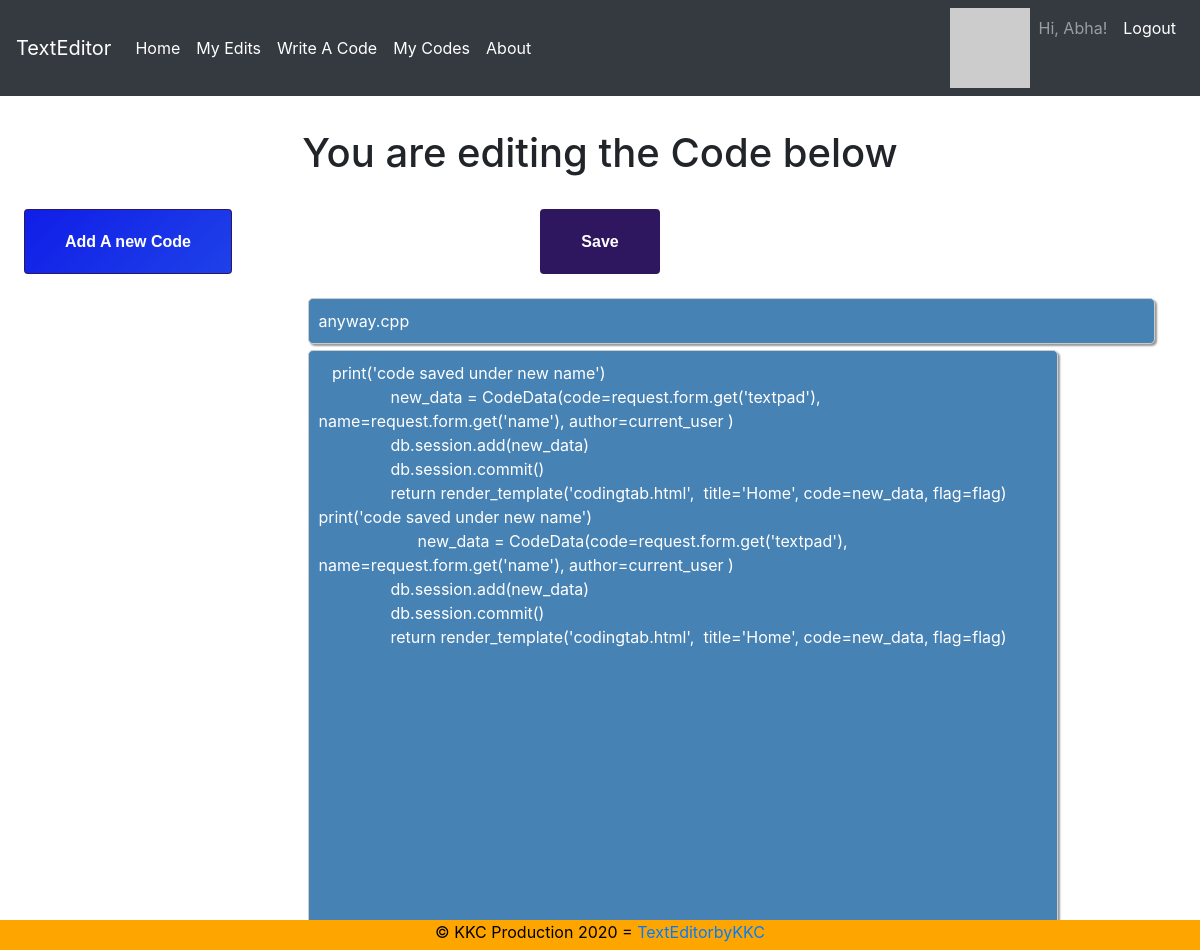
/editcodes/2 (signed in), run on the app's committed database.
### app/models.py (models this page shows, shortened)
class User(UserMixin, db.Model):
    id = db.Column(db.Integer, primary_key=True)
    username = db.Column(db.String(64), index=True, unique=True)
    email = db.Column(db.String(120), index=True, unique=True)
    password_hash = db.Column(db.String(128))
    posts = db.relationship('EditorData', backref='author', lazy='dynamic')
    codes = db.relationship('CodeData', backref='author', lazy='dynamic')
    def avatar(self, size):
        digest = md5(self.email.lower().encode('utf-8')).hexdigest()
        return 'https://www.gravatar.com/avatar/{}?d=identicon&s={}'.format(
            digest, size)

class CodeData(db.Model):
    id = db.Column(db.Integer, primary_key=True)
    name = db.Column(db.Text)
    code = db.Column(db.Text)
    user_id = db.Column (db.Integer, db.ForeignKey('user.id'))

### app/routes.py (the view, shortened to what this page needs)
@app.route('/editcodes/<int:id>', methods=['GET', 'POST'])
@login_required
def editcode(id):
    code = CodeData.query.filter_by(id=id).first()
    return render_template('editcodes.html', code=code, title='Edit My Code')

### app/models.py (called while the page is built)
@login.user_loader
def load_user(id):
    return User.query.get(int(id))

### app/templates/editcodes.html
{% extends "base.html" %} {% block content %}
<center>
  <h1> You are editing the Code below </h1></center>
  <div class="row">
      <div class="col-lg-3 col-md-4 col-sm-6">
          <a href="/codingtab" target="_blank" class="btn --animated">
              <span>Add A new Code</span>
          </a>
      </div>
      <div class="col-lg-6 col-md-8 col-sm-12">
        <form method="POST">
            <Center><input type="submit" value="Save" class="btn --animated"></Center>
            <center > <textarea id="name" name="name" style="resize: none;" rows="1" cols="79" >{{ code.name }}</textarea> </center>
            <center> <textarea id="textpad" name="textpad" style="width:750px;height:600px;display:block;"> {{ code.code }}</textarea></center>
        </form>
      </div>
      <div class="col-lg-3 col-md-4 col-sm-6">
      </div>
  </div>
 {% endblock %}

### app/templates/base.html (shortened to what this page needs)
<!DOCTYPE html>
<html lang="en">
<head>
    <link rel="stylesheet" href="https://stackpath.bootstrapcdn.com/bootstrap/4.1.3/css/bootstrap.min.css">
</head>
<body>
  <div class="fixed-top">
  <nav class="navbar navbar-expand-md navbar-dark bg-dark justify-content-end">
    <a class="navbar-brand" href="{{url_for('index')}}">TextEditor</a>
    <div class="collapse navbar-collapse" id="navbarSupportedContent">
      <ul class="navbar-nav ">
        <li class="nav-item active">
          <a class="nav-link" href="{{ url_for('index') }}">Home<span class="sr-only">(current)</span></a>
        </li>
        {% if current_user.is_anonymous %}
        <li class="nav-item active">
          <a class="nav-link" href="{{ url_for('login') }}">login</a>
        </li>
        {% else %}
        <li class="nav-item active">
          <a class="nav-link" href="/myedits">My Edits</a>
        </li>
        <li class="nav-item active">
          <a class="nav-link" href="/codingtab">Write A Code<span class="sr-only">(current)</span></a>
        </li>
        <li class="nav-item active">
          <a class="nav-link" href="/mycodes">My Codes</a>
        </li>
        <li class="nav-item active">
          <a class="nav-link" href="/about">About</a>
        </li>
      </ul>
    </div>
    <div class="collapse navbar-collapse flex-grow-0" id="navbarSupportedContent">
      <ul class="navbar-nav text-right">
      <li>
        <img src="{{ current_user.avatar(50) }}">
      </li>
      <li class="nav-item" >
        <a class="nav-link"> Hi, {{ current_user.username }}!</a></li>
        <li class="nav-item active">
           <a class="nav-link" href="{{ url_for('logout') }}">Logout</a></li>
        {% endif %}
      </ul>
    </div>
  </nav>
  </div>
        <h1 style="color: white;">
        </h1>
        <br><br><br><br>
        {% block content %}{% endblock %}
<footer><center>© KKC Production 2020 =
  <a href="{{ url_for('index')}}"> TextEditorbyKKC</a> </center>
</footer>
</body>
</html>

### app/templates/base.html (style rules this page uses)
a { text-decoration:none; }
textarea { background-color:rgb(70,130,180); color: white; padding: 10px; line-height: 1.5; border-radius: 5px; border: 1px solid #ccc; box-shadow: 2px 2px 2px #999; }
body { overflow: auto; min-height: 100%; }
footer { z-index: 999; position: fixed; bottom:0; width:100%; height:30px; background:orange; color:black; }
:root { --font: 1rem/1.2 "helvetica", sans-serif; --bg-hover: linear-gradient( 135deg, #101ee7 0%, #2654e9 20%, #62d6fa 37%, #fff 50%, #fc35ca 66%, #7559ff 72%, #101ee7 100% ); --btn-color: #2e175e; }
.btn { display: table; text-align: center; color: #ffffff; text-decoration: none; position: relative; font: var(--font); font-weight: bold; padding: 22px 40px; background-color: var(--btn-color); overflow: hidden; margin: 24px; }
.--animated { transition: all 1s; }
.--animated span { position: relative; z-index: 9; }
.--animated:after { height: 100%; width: 2000px; transition: all 1s; background: var(--bg-hover); }
.--animated:before { height: 26px; width: 100%; top: -50px; z-index: 10; opacity: 0; background-color: rgba(255, 255, 255, 0.15); }
.--animated:before, a:after { position: absolute; top: 0; left: 0; z-index: 7; display: block; content: ""; }

### data on the page
User: username "Abha"
CodeData: name "anyway.cpp", textpad "print('code saved under new name') new_data = CodeData(code=request.form.get('textpad'), name=request.form.get('name'), author=current_user ) db.session.add(new_data) db.session.commit() return render_template('codingtab.html', title='Home', code=new_data, flag=flag) print('code saved under new name') new_data = CodeData(code=request.form.get('textpad'), name=request.form.get('name'), author=current_user ) db.session.add(new_data) db.session.commit() return render_template('codingtab.html', title='Home', code=new_data, flag=flag)"
